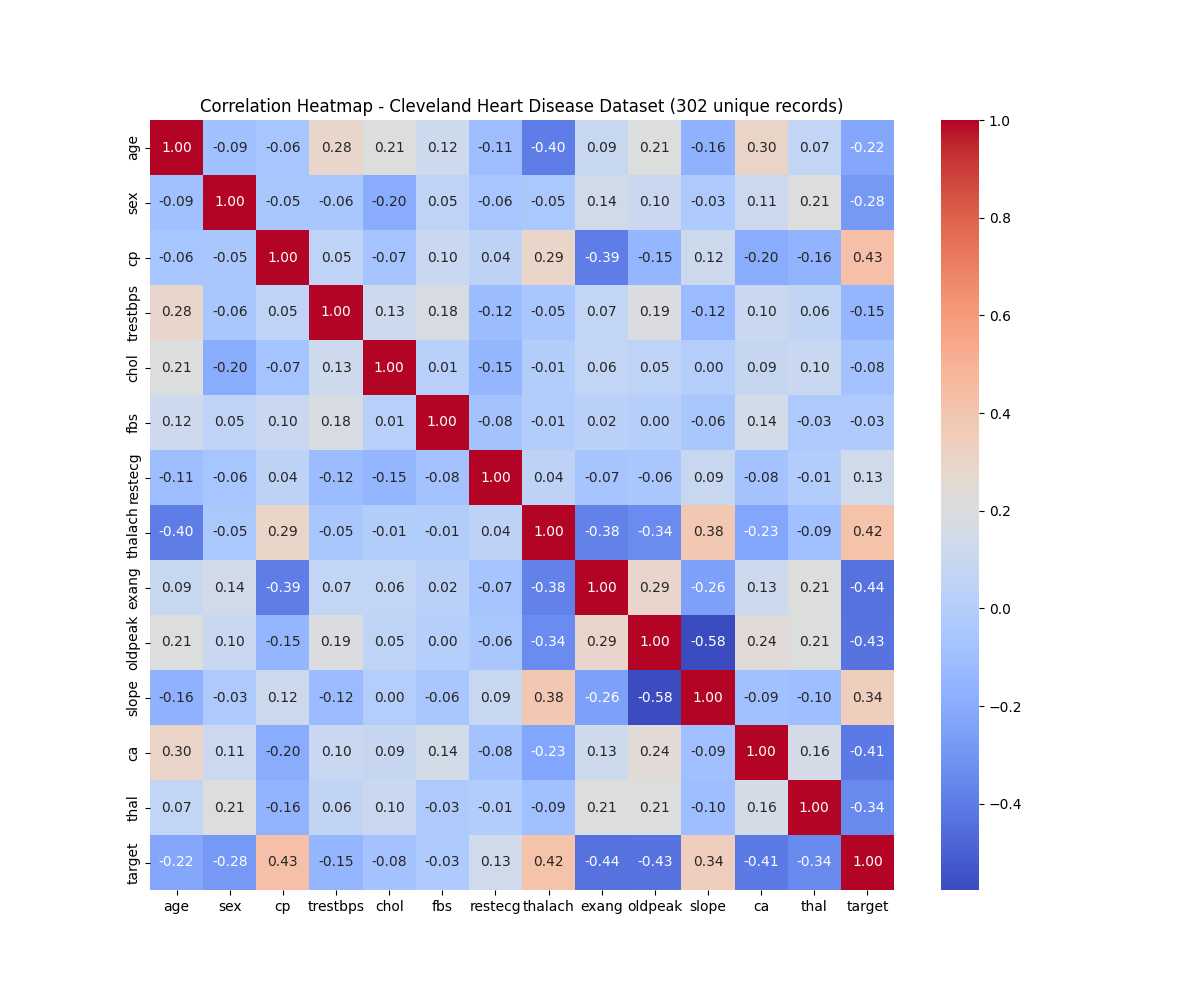

Here is the Python script that generated this plot:
import pandas as pd
import seaborn as sns
import matplotlib.pyplot as plt

# Φόρτωσε το αρχικό αρχείο
df = pd.read_csv('data/HDD/heart.csv')  # βάλε το σωστό path αν είναι αλλού

# Αφαίρεσε τα duplicates
df = df.drop_duplicates()
print(f"Shape μετά το dedup: {df.shape}")

# 1. Κατανομή target
print(df['target'].value_counts())
print(df['target'].value_counts(normalize=True) * 100)

# 2. Correlation heatmap
plt.figure(figsize=(12, 10))
sns.heatmap(df.corr(), annot=True, cmap='coolwarm', fmt='.2f')
plt.title('Correlation Heatmap - Cleveland Heart Disease Dataset (302 unique records)')
plt.savefig('outputs/eda/correlation_heatmap.png')
plt.show()
print("Saved to: outputs/eda/correlation_heatmap.png")

print("-"*10)
print(df['ca'].value_counts())
print(df['thal'].value_counts())
